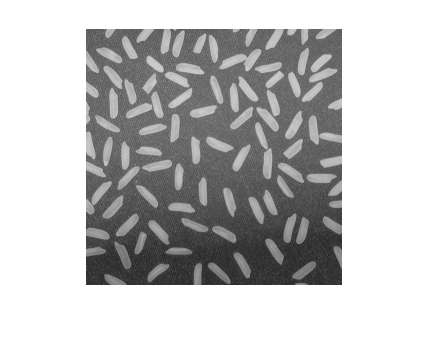
#> input picture CPSiO/ryze.png, 430 x 349 px
$ python counting.py --image ryze.png --output out.png   (older library calls are emulated)
#> lines starting #> are read from the running program, lines starting #| are printed output that depends on the picture; after the words box and inside, x2 and y2 are one past the last pixel; in counts of white or black regions, pixels touching at a corner belong together
import numpy as np
import argparse
import imutils
import cv2

# zdeklarowanie wymaganych argumentów dla danego skryptu
ap = argparse.ArgumentParser()
ap.add_argument("-i", "--image", required=True,
                help="path to the input image")
ap.add_argument("-o", "--output", required=True,
                help="path to the output image")
args = vars(ap.parse_args())

# licznik znalezionych elementów
counter = 0

# wczytanie zdjęcia do programu (sciezka podana w argumencie skryptu)
image_orig = cv2.imread(args["image"])
#> image_orig is the input picture: shape (349, 430, 3); min 40, max 255, mean 192.2
height_orig, width_orig = image_orig.shape[:2]
#> height_orig = 349; width_orig = 430

# wyjsciowe zdjecie z konturami
image_contours = image_orig.copy()

# zdeklarowanie ilosci kolorów
colors = ['1', '2']
for color in colors:

    # zrobienie kopi oryginalnego zdjęcia
    image_to_process = image_orig.copy()
    image_to_process2 = image_orig.copy()

    # zdefiniowanie tablic NumPy granic kolorów (wektory GBR)
    if color == '1':
        lower = np.array([60, 100, 20])
        upper = np.array([240, 240, 210])

    elif color == '2':
        # odwrócenie kolorów obrazu
        image_to_process = (255 - image_to_process)
        lower = np.array([50, 50, 40])
        upper = np.array([100, 120, 80])

    # poszukiwanie kolorów w okreslonych granicach
    image_mask = cv2.inRange(image_to_process, lower, upper)
    # zastosowanie maski
    image_res = cv2.bitwise_and(image_to_process, image_to_process, mask=image_mask)

    # wczytanie obrazu, przekonwertowanie go na skalę szarości i rozmycie
    image_gray = cv2.cvtColor(image_res, cv2.COLOR_BGR2GRAY)
    image_gray = cv2.GaussianBlur(image_gray, (5, 5), 0)

    # wykonanei wykrywania krawędzi, wykonanie dylatacji + erozja, aby zamknąć szczeliny między krawędziami obiektu
    image_edged = cv2.Canny(image_gray, 50, 100)
    image_edged = cv2.dilate(image_edged, None, iterations=1)
    image_edged = cv2.erode(image_edged, None, iterations=1)

    # znalezienie konturów w mapie krawędzi
    cnts = cv2.findContours(image_edged.copy(), cv2.RETR_EXTERNAL, cv2.CHAIN_APPROX_SIMPLE)
    cnts = cnts[0] if imutils.is_cv2() else cnts[1]

    for c in cnts:
        # jeśli kontur nie jest wystarczająco duży, zignoruj go (<5)
        if cv2.contourArea(c) < 5:
            continue

        # wyliczenie otoczki wypukłej skończonego zbioru punktów płaszczyzny dla kontur
        # funkcja korzysta algorytmu Grahama dla otoczki wypukłem
        hull = cv2.convexHull(c)

        # wyrysowanie konturów na kopi obrazu
        cv2.drawContours(image_contours, [hull], 0, (0, 255, 0), 1)
        counter += 1
#> this loop made 2 passes
#> pass 1, `image_mask = cv2.inRange(image_to_process, lower, upper)`:
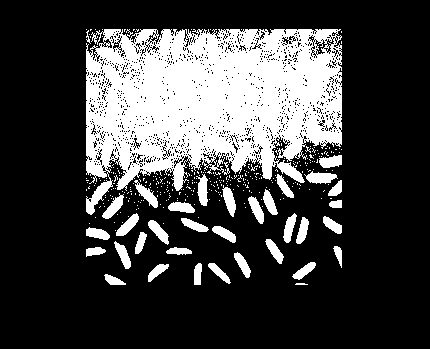
#> image_mask: shape (349, 430); 25.7% white; 348 white regions (313 under 20 px), largest, box (x1, y1, x2, y2) and area: (86, 29, 342, 215) 31702, (304, 171, 338, 184) 271, (134, 180, 158, 208) 251
#> pass 1, `image_res = cv2.bitwise_and(image_to_process, image_to_process, mask=i..`:
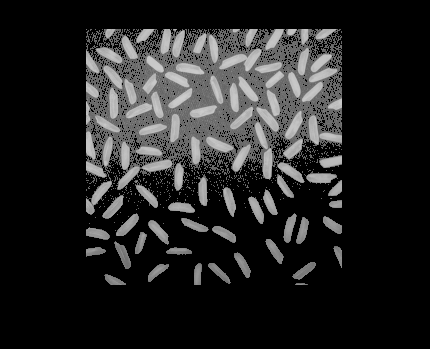
#> image_res: shape (349, 430, 3); min 0, max 204, mean 35.3
#> pass 1, `image_gray = cv2.GaussianBlur(image_gray, (5, 5), 0)`:
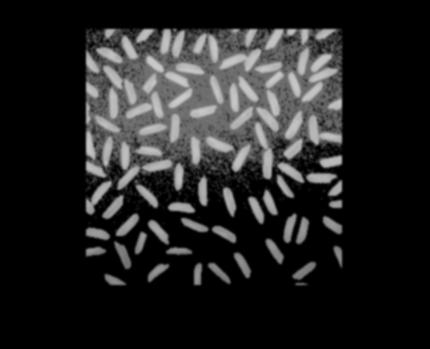
#> image_gray: shape (349, 430); min 0, max 203, mean 35.3
#> after the loop:
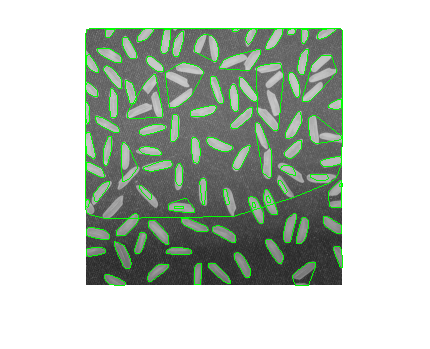
#> image_contours: shape (349, 430, 3); 3.68% of pixels changed, all inside (x1, y1, x2, y2) = (85, 28, 343, 286)
#> after the loop:
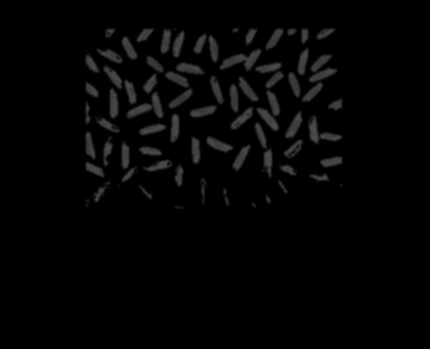
#> image_gray: shape (349, 430); min 0, max 76, mean 4.4
#> after the loop:
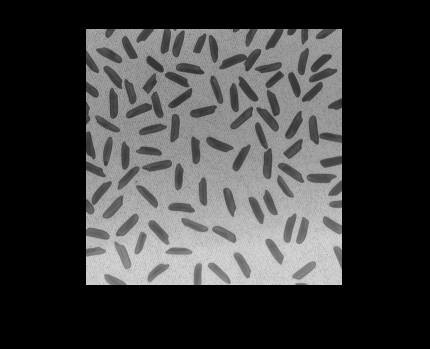
#> image_to_process: shape (349, 430, 3); min 0, max 215, mean 62.8
#> after the loop, counter = 88

# wypisanie ilosci obiektó
print("{} obiektów".format(counter))
#| 88 obiektów
# zapisannie obrazu z konturami
cv2.imwrite(args["output"], image_contours)
